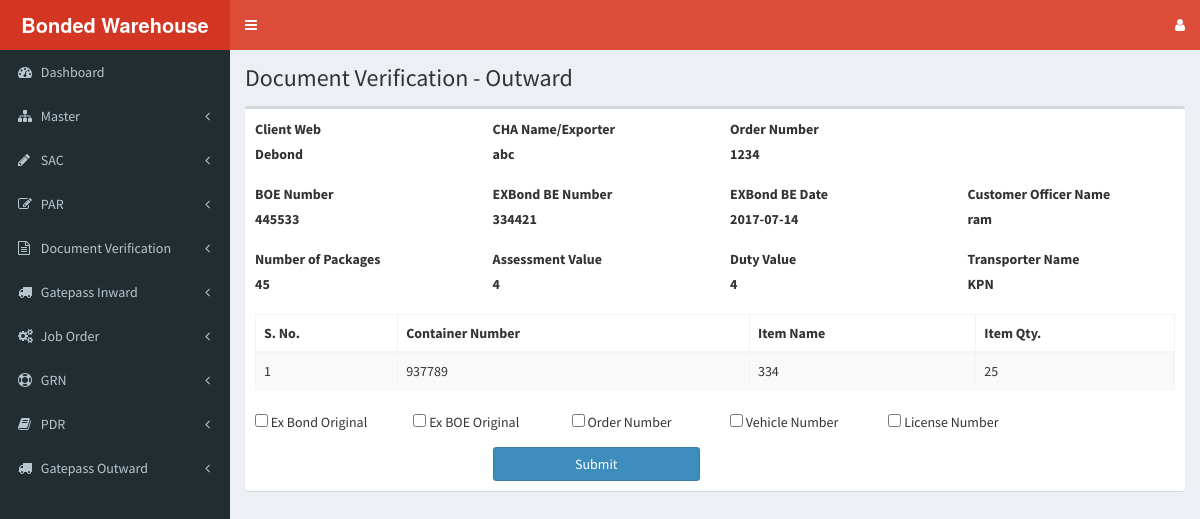
Before: /dv/dv-out.php?pdr_id=1 with the older database file.
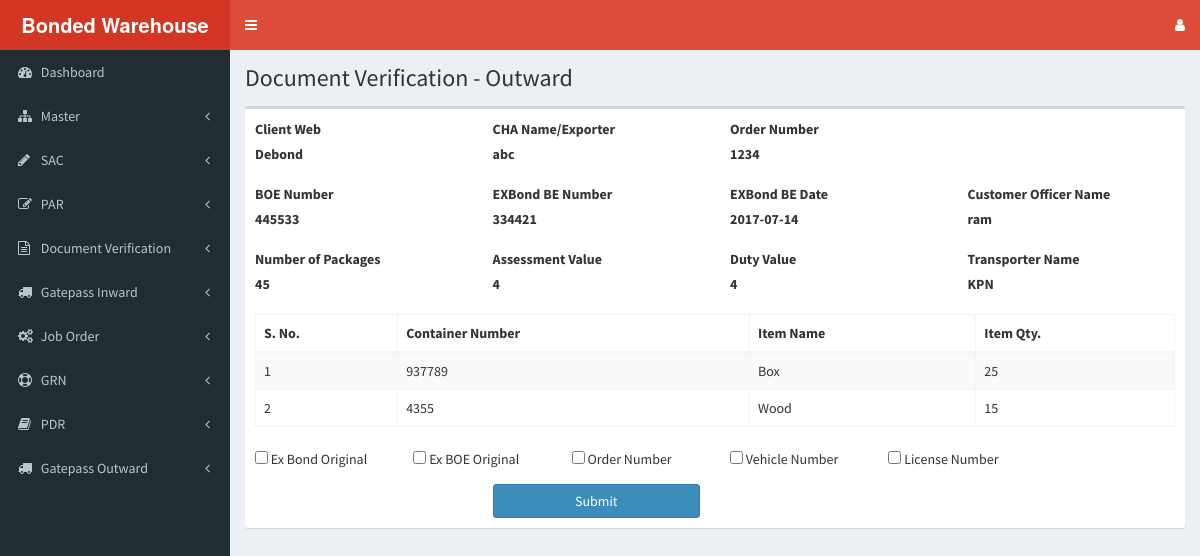
After: the same page with the newer database file.
### tables this page shows
CREATE TABLE `despatch_request` (
  `pdr_id` int(11) NOT NULL,
  `bond_number` varchar(50) NOT NULL,
  `sac_par_table` varchar(10) NOT NULL,
  `sac_par_id` int(11) NOT NULL,
  `client_web` varchar(20) NOT NULL,
  `cha_name` varchar(50) NOT NULL,
  `order_number` varchar(50) NOT NULL,
  `boe_number` varchar(50) NOT NULL,
  `exbond_be_number` varchar(50) NOT NULL,
  `exbond_be_date` date NOT NULL,
  `customs_officer_name` varchar(50) NOT NULL,
  `number_of_packages` int(11) NOT NULL,
  `assessment_value` varchar(50) NOT NULL,
  `duty_value` varchar(50) NOT NULL,
  `transporter_name` varchar(50) NOT NULL,
  `document_verified` varchar(10) NOT NULL DEFAULT 'no',
  `status` varchar(50) NOT NULL DEFAULT 'created'
);

CREATE TABLE `pdr_items` (
  `pdr_item_id` int(11) NOT NULL,
  `pdr_id` int(11) NOT NULL,
  `dv_item_id` int(11) NOT NULL,
  `container_number` varchar(50) NOT NULL,
  `sac_par_table` varchar(10) NOT NULL,
  `sac_par_id` int(11) NOT NULL,
  `item_name` varchar(100) NOT NULL,
  `despatch_qty` varchar(50) NOT NULL
);

### dv/dv-out.php (the view, shortened to what this page needs)
<?php
  include('../header.php');
  include('../sidebar.php');
  require('../dbconfig.php');
  $pdrID = $_GET['pdr_id'];
  $select = "SELECT * FROM despatch_request WHERE pdr_id='$pdrID'";
  $query = mysqli_query($dbc,$select);
  $out = array();
  if(mysqli_num_rows($query) > 0) {
    $row = mysqli_fetch_array($query);
    $out = $row;
  }
?>
<div class="content-wrapper">
  <section class="content-header">
    <h1>
      Document Verification - Outward
    </h1>
  </section>
  <section class="content">
    <div class="box">
      <div class="box-body">
        <form id="document_verification_form" name="document_verification_form" action="#" method="post" onsubmit="return false;">
            <div class="row">
              <div class="form-group col-md-3">
                <label for="client_web">Client Web</label>
                <label><?php echo $out['client_web']; ?></label>
              </div>
              <div class="form-group col-md-3">
                <label for="order_number">CHA Name/Exporter</label>
                <label><?php echo $out['cha_name']; ?></label>
              </div>
              <div class="form-group col-md-3">
                <label for="order_number">Order Number</label>
                <label><?php echo $out['order_number']; ?></label>
              </div>
            </div>
            <div class="row">
              <div class="form-group col-md-3">
                <label for="boe_number">BOE Number</label>
                <label><?php echo $out['boe_number']; ?></label>
              </div>
              <div class="form-group col-md-3">
                <label for="exbond_be_number">EXBond BE Number</label>
                <label><?php echo $out['exbond_be_number']; ?></label>
              </div>
              <div class="form-group col-md-3">
                <label for="exbond_be_date">EXBond BE Date</label>
                <label><?php echo $out['exbond_be_date']; ?></label>
              </div>
              <div class="form-group col-md-3">
                <label for="customs_officer_name">Customer Officer Name</label>
                <label><?php echo $out['customs_officer_name']; ?></label>
              </div>
            </div>
            <div class="row">
              <div class="form-group col-md-3">
                <label for="packages_number">Number of Packages</label>
                <label><?php echo $out['number_of_packages']; ?></label>
              </div>
              <div class="form-group col-md-3">
                <label for="assessment_value">Assessment Value</label>
                <label><?php echo $out['assessment_value']; ?></label>
              </div>
              <div class="form-group col-md-3">
                <label for="duty_value">Duty Value</label>
                <label><?php echo $out['duty_value']; ?></label>
              </div>
              <div class="form-group col-md-3">
                <label for="transporter_name">Transporter Name</label>
                <label><?php echo $out['transporter_name']; ?></label>
              </div>
            </div>
            <table id="pdr_table" class="table table-bordered table-striped">
              <thead>
                <tr>
                  <th>S. No.</th>
                  <th>Container Number</th>
                  <th>Item Name</th>
                  <th>Item Qty.</th>
                </tr>
              </thead>
              <tbody>
                <?php
                  $select_query = "SELECT * FROM pdr_items WHERE pdr_id='$pdrID'";
                  $result = mysqli_query($dbc,$select_query);
                  $row_counter = 0;
                  if(mysqli_num_rows($result) > 0) {
                    while($itemRow = mysqli_fetch_array($result)) {
                      echo "<tr>";
                      echo "<td>".++$row_counter."</td>";
                      echo "<td>".$itemRow['container_number']."</td>";
                      echo "<td>".$itemRow['item_name']."</td>";
                      echo "<td>".$itemRow['despatch_qty']."</td>";
                      echo "</tr>";
                    }
                  } else {
                    $dataTableFlag = false;
                    echo "<tr><td colspan=\"6\">No PDRs available.</td></tr>";
                  }
                ?>
              </tbody>
            </table>
            <div class="row">
              <div class="col-md-2">
                <div class="form-group">
                  <input type="checkbox" name="exbond_original_check" id="exbond_original_check" value="yes"> Ex Bond Original
                </div>
              </div>
              <div class="col-md-2">
                <div class="form-group">
                  <input type="checkbox" name="exboe_original_check" id="exboe_original_check" value="yes"> Ex BOE Original
                </div>
              </div>
              <div class="col-md-2">
                <div class="form-group">
                  <input type="checkbox" name="order_number_check" id="order_number_check" value="yes"> Order Number
                </div>
              </div>
              <div class="col-md-2">
                <div class="form-group">
                  <input type="checkbox" name="vehicle_number_check" id="vehicle_number_check" value="yes"> Vehicle Number
                </div>
              </div>
              <div class="col-md-2">
                <div class="form-group">
                  <input type="checkbox" name="license_number_check" id="license_number_check" value="yes"> License Number
                </div>
              </div>
            </div>
            <div class="row">
              <div class="col-md-3 col-sm-4">
              </div>
              <div class="col-md-3 col-sm-4">
                <input type="submit" id="update_pdr_btn" name="submit" value="Submit" class="btn btn-primary btn-block pull-left" onclick="submitDocumentVerification(<?php echo $out['pdr_id']; ?>)">
              </div>
            </div>
        </form>
      </div>
    </div>
  </section>
</div>
<?php
  include('../footer.php');
?>

### header.php (shortened to what this page needs)
<!DOCTYPE html>
<html>
<head>
  <link rel="stylesheet" href="<?php echo LIBRARYURL; ?>/css/bootstrap.min.css">
  <link rel="stylesheet" href="https://cdnjs.cloudflare.com/ajax/libs/font-awesome/4.5.0/css/font-awesome.min.css">
  <link rel="stylesheet" href="https://cdnjs.cloudflare.com/ajax/libs/ionicons/2.0.1/css/ionicons.min.css">
  <link rel="stylesheet" href="<?php echo LIBRARYURL; ?>/css/AdminLTE.min.css">
  <link rel="stylesheet" href="<?php echo LIBRARYURL; ?>/css/skins/_all-skins.min.css">
  <link rel="stylesheet" href="<?php echo LIBRARYURL; ?>/plugins/datepicker/datepicker.css">
  <link rel="stylesheet" href="<?php echo LIBRARYURL; ?>/plugins/datepicker/bootstrap-datepicker.min.css">
  <link rel="stylesheet" href="<?php echo LIBRARYURL; ?>/plugins/datatables/dataTables.bootstrap.css">
  <link rel="stylesheet" href="<?php echo LIBRARYURL; ?>/plugins/jQueryUI/jquery-ui.min.css">
</head>
<body class="hold-transition skin-red sidebar-mini">
<div class="wrapper">
  <header class="main-header">
    <a href="#" class="logo">
      <span class="logo-lg"><b> Bonded Warehouse </b></span>
    </a>
    <nav class="navbar navbar-static-top">
      <a href="#" class="sidebar-toggle" data-toggle="offcanvas" role="button">
      </a>
      <div class="navbar-custom-menu">
        <ul class="nav navbar-nav">
          <li class="dropdown">
              <a class="dropdown-toggle" data-toggle="dropdown" href="#">
                <i class="fa fa-user fa-x"></i>
              </a>
          </li>
        </ul>
      </div>
    </nav>
  </header>

### sidebar.php (shortened to what this page needs)
<aside class="main-sidebar">
  <section class="sidebar">
    <ul class="sidebar-menu">
      <li class="treeview">
        <a href="<?php echo HOMEURL; ?>/dashboard/dashboard.php">
          <i class="fa fa-dashboard"></i> <span>Dashboard</span>
        </a>
      </li>
      <li class="treeview">
        <a href="#">
          <i class="fa fa-sitemap"></i> <span>Master</span>
          <span class="pull-right-container">
            <i class="fa fa-angle-left pull-right"></i>
          </span>
        </a>
      </li>
      <li class="treeview">
        <a href="#">
          <i class="fa fa-pencil"></i> <span>SAC</span>
          <span class="pull-right-container">
            <i class="fa fa-angle-left pull-right"></i>
          </span>
        </a>
      </li>
      <li class="treeview">
        <a href="#">
          <i class="fa fa-edit"></i> <span>PAR</span>
          <span class="pull-right-container">
            <i class="fa fa-angle-left pull-right"></i>
          </span>
        </a>
          </li>
        </ul>
      <li class="treeview">
        <a href="#">
          <i class="fa fa-file-text-o"></i> <span>Document Verification</span>
          <span class="pull-right-container">
            <i class="fa fa-angle-left pull-right"></i>
          </span>
        </a>
      </li>
      <li class="treeview">
        <a href="#">
          <i class="fa fa-truck"></i> <span>Gatepass Inward</span>
          <span class="pull-right-container">
            <i class="fa fa-angle-left pull-right"></i>
          </span>
        </a>
      </li>
      <li class="treeview">
        <a href="#">
          <i class="fa fa-gears"></i> <span>Job Order</span>
          <span class="pull-right-container">
            <i class="fa fa-angle-left pull-right"></i>
          </span>
        </a>
      </li>
      <li class="treeview">
        <a href="#">
          <i class="fa fa-support"></i> <span>GRN</span>
          <span class="pull-right-container">
            <i class="fa fa-angle-left pull-right"></i>
          </span>
        </a>
      </li>
      <li class="treeview">
        <a href="#">
          <i class="fa fa-book"></i> <span>PDR</span>
          <span class="pull-right-container">
            <i class="fa fa-angle-left pull-right"></i>
          </span>
        </a>
      </li>
      <li class="treeview">
        <a href="#">
          <i class="fa fa-truck"></i> <span>Gatepass Outward</span>
          <span class="pull-right-container">
            <i class="fa fa-angle-left pull-right"></i>
          </span>
        </a>
      </li>
  </section>
</aside>

Changed rows visible on the page:
changed pdr_items: item_name "334" → "Box"
added pdr_items: container_number "4355", item_name "Wood", despatch_qty "15"
